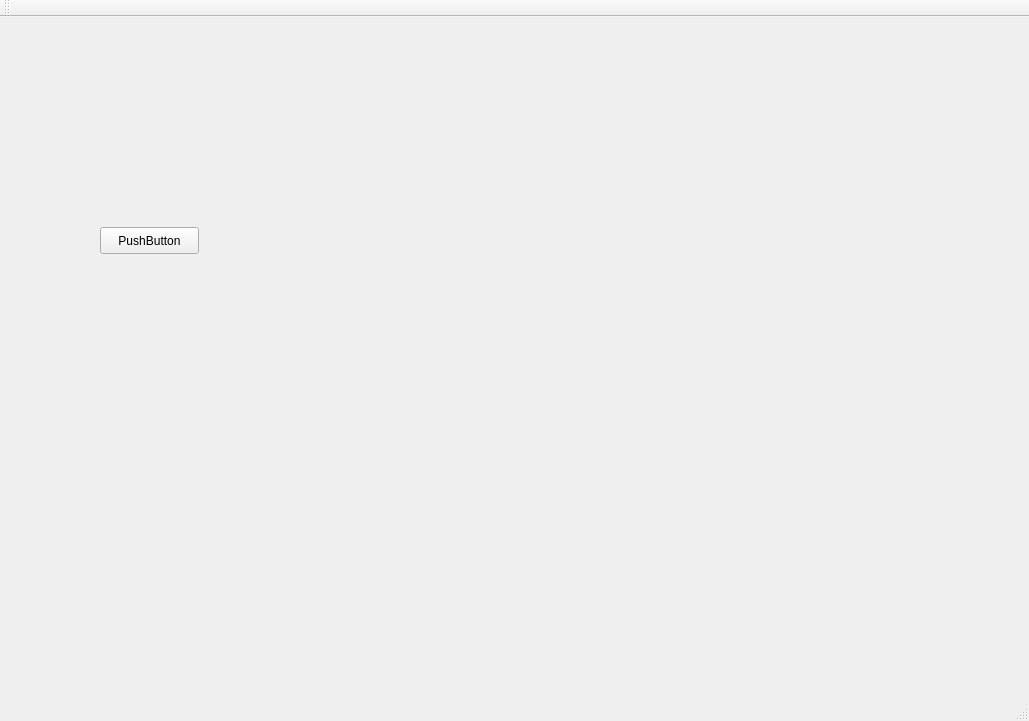
<?xml version="1.0" encoding="UTF-8"?>
<ui version="4.0">
 <class>MainWindow</class>
 <widget class="QMainWindow" name="MainWindow">
  <property name="geometry">
   <rect>
    <x>0</x>
    <y>0</y>
    <width>1029</width>
    <height>721</height>
   </rect>
  </property>
  <property name="windowTitle">
   <string>MainWindow</string>
  </property>
  <widget class="QWidget" name="centralWidget">
   <widget class="QPushButton" name="pushButton">
    <property name="geometry">
     <rect>
      <x>100</x>
      <y>210</y>
      <width>99</width>
      <height>27</height>
     </rect>
    </property>
    <property name="text">
     <string>PushButton</string>
    </property>
   </widget>
  </widget>
  <widget class="QMenuBar" name="menuBar">
   <property name="geometry">
    <rect>
     <x>0</x>
     <y>0</y>
     <width>1029</width>
     <height>25</height>
    </rect>
   </property>
  </widget>
  <widget class="QToolBar" name="mainToolBar">
   <attribute name="toolBarArea">
    <enum>TopToolBarArea</enum>
   </attribute>
   <attribute name="toolBarBreak">
    <bool>false</bool>
   </attribute>
  </widget>
  <widget class="QStatusBar" name="statusBar"/>
 </widget>
 <layoutdefault spacing="6" margin="11"/>
 <resources/>
 <connections/>
</ui>
